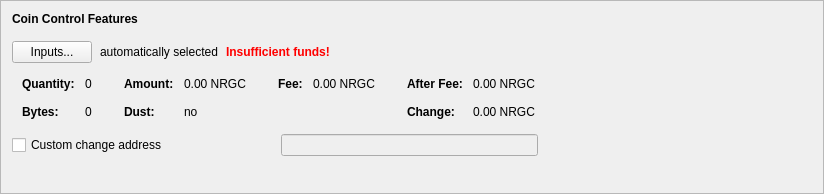
      <widget class="QFrame" name="frameCoinControl">
       <property name="sizePolicy">
        <sizepolicy hsizetype="Preferred" vsizetype="Fixed">
         <horstretch>0</horstretch>
         <verstretch>0</verstretch>
        </sizepolicy>
       </property>
       <property name="minimumSize">
        <size>
         <width>600</width>
         <height>194</height>
        </size>
       </property>
       <property name="frameShape">
        <enum>QFrame::StyledPanel</enum>
       </property>
       <property name="frameShadow">
        <enum>QFrame::Raised</enum>
       </property>
       <layout class="QVBoxLayout" name="verticalLayout_4">
        <item>
         <layout class="QVBoxLayout" name="verticalLayoutCoinControl" stretch="0,0,0,0,0">
          <property name="spacing">
           <number>0</number>
          </property>
          <property name="sizeConstraint">
           <enum>QLayout::SetDefaultConstraint</enum>
          </property>
          <property name="leftMargin">
           <number>0</number>
          </property>
          <property name="topMargin">
           <number>0</number>
          </property>
          <item>
           <layout class="QHBoxLayout" name="horizontalLayoutCoinControl1">
            <property name="bottomMargin">
             <number>15</number>
            </property>
            <item>
             <widget class="QLabel" name="labelCoinControlFeatures">
              <property name="sizePolicy">
               <sizepolicy hsizetype="Preferred" vsizetype="Maximum">
                <horstretch>0</horstretch>
                <verstretch>0</verstretch>
               </sizepolicy>
              </property>
              <property name="font">
               <font>
                <weight>75</weight>
                <bold>true</bold>
               </font>
              </property>
              <property name="styleSheet">
               <string notr="true">font-weight:bold;</string>
              </property>
              <property name="text">
               <string>Coin Control Features</string>
              </property>
             </widget>
            </item>
           </layout>
          </item>
          <item>
           <layout class="QHBoxLayout" name="horizontalLayoutCoinControl2" stretch="0,0,0,0">
            <property name="spacing">
             <number>8</number>
            </property>
            <property name="bottomMargin">
             <number>10</number>
            </property>
            <item>
             <widget class="QPushButton" name="pushButtonCoinControl">
              <property name="styleSheet">
               <string notr="true"/>
              </property>
              <property name="text">
               <string>Inputs...</string>
              </property>
              <property name="autoDefault">
               <bool>false</bool>
              </property>
             </widget>
            </item>
            <item>
             <widget class="QLabel" name="labelCoinControlAutomaticallySelected">
              <property name="text">
               <string>automatically selected</string>
              </property>
              <property name="margin">
               <number>5</number>
              </property>
             </widget>
            </item>
            <item>
             <widget class="QLabel" name="labelCoinControlInsuffFunds">
              <property name="font">
               <font>
                <weight>75</weight>
                <bold>true</bold>
               </font>
              </property>
              <property name="styleSheet">
               <string notr="true">color:red;font-weight:bold;</string>
              </property>
              <property name="text">
               <string>Insufficient funds!</string>
              </property>
              <property name="margin">
               <number>5</number>
              </property>
             </widget>
            </item>
            <item>
             <spacer name="horizontalSpacerCoinControl">
              <property name="orientation">
               <enum>Qt::Horizontal</enum>
              </property>
              <property name="sizeHint" stdset="0">
               <size>
                <width>40</width>
                <height>1</height>
               </size>
              </property>
             </spacer>
            </item>
           </layout>
          </item>
          <item>
           <widget class="QWidget" name="widgetCoinControl" native="true">
            <property name="sizePolicy">
             <sizepolicy hsizetype="Preferred" vsizetype="Preferred">
              <horstretch>0</horstretch>
              <verstretch>0</verstretch>
             </sizepolicy>
            </property>
            <property name="minimumSize">
             <size>
              <width>0</width>
              <height>0</height>
             </size>
            </property>
            <property name="styleSheet">
             <string notr="true"/>
            </property>
            <layout class="QHBoxLayout" name="horizontalLayoutCoinControl5">
             <property name="leftMargin">
              <number>0</number>
             </property>
             <property name="topMargin">
              <number>0</number>
             </property>
             <property name="rightMargin">
              <number>0</number>
             </property>
             <property name="bottomMargin">
              <number>0</number>
             </property>
             <item>
              <layout class="QHBoxLayout" name="horizontalLayoutCoinControl3" stretch="0,0,0,1">
               <property name="spacing">
                <number>20</number>
               </property>
               <property name="topMargin">
                <number>0</number>
               </property>
               <property name="bottomMargin">
                <number>10</number>
               </property>
               <item>
                <layout class="QFormLayout" name="formLayoutCoinControl1">
                 <property name="horizontalSpacing">
                  <number>10</number>
                 </property>
                 <property name="verticalSpacing">
                  <number>14</number>
                 </property>
                 <property name="leftMargin">
                  <number>10</number>
                 </property>
                 <property name="topMargin">
                  <number>4</number>
                 </property>
                 <property name="rightMargin">
                  <number>6</number>
                 </property>
                 <item row="0" column="0">
                  <widget class="QLabel" name="labelCoinControlQuantityText">
                   <property name="font">
                    <font>
                     <weight>75</weight>
                     <bold>true</bold>
                    </font>
                   </property>
                   <property name="text">
                    <string>Quantity:</string>
                   </property>
                   <property name="margin">
                    <number>0</number>
                   </property>
                  </widget>
                 </item>
                 <item row="0" column="1">
                  <widget class="QLabel" name="labelCoinControlQuantity">
                   <property name="cursor">
                    <cursorShape>IBeamCursor</cursorShape>
                   </property>
                   <property name="contextMenuPolicy">
                    <enum>Qt::ActionsContextMenu</enum>
                   </property>
                   <property name="text">
                    <string notr="true">0</string>
                   </property>
                   <property name="margin">
                    <number>0</number>
                   </property>
                   <property name="textInteractionFlags">
                    <set>Qt::LinksAccessibleByMouse|Qt::TextSelectableByKeyboard|Qt::TextSelectableByMouse</set>
                   </property>
                  </widget>
                 </item>
                 <item row="1" column="0">
                  <widget class="QLabel" name="labelCoinControlBytesText">
                   <property name="font">
                    <font>
                     <weight>75</weight>
                     <bold>true</bold>
                    </font>
                   </property>
                   <property name="text">
                    <string>Bytes:</string>
                   </property>
                  </widget>
                 </item>
                 <item row="1" column="1">
                  <widget class="QLabel" name="labelCoinControlBytes">
                   <property name="cursor">
                    <cursorShape>IBeamCursor</cursorShape>
                   </property>
                   <property name="contextMenuPolicy">
                    <enum>Qt::ActionsContextMenu</enum>
                   </property>
                   <property name="text">
                    <string notr="true">0</string>
                   </property>
                   <property name="textInteractionFlags">
                    <set>Qt::LinksAccessibleByMouse|Qt::TextSelectableByKeyboard|Qt::TextSelectableByMouse</set>
                   </property>
                  </widget>
                 </item>
                </layout>
               </item>
               <item>
                <layout class="QFormLayout" name="formLayoutCoinControl2">
                 <property name="horizontalSpacing">
                  <number>10</number>
                 </property>
                 <property name="verticalSpacing">
                  <number>14</number>
                 </property>
                 <property name="leftMargin">
                  <number>6</number>
                 </property>
                 <property name="topMargin">
                  <number>4</number>
                 </property>
                 <property name="rightMargin">
                  <number>6</number>
                 </property>
                 <item row="0" column="0">
                  <widget class="QLabel" name="labelCoinControlAmountText">
                   <property name="font">
                    <font>
                     <weight>75</weight>
                     <bold>true</bold>
                    </font>
                   </property>
                   <property name="text">
                    <string>Amount:</string>
                   </property>
                   <property name="margin">
                    <number>0</number>
                   </property>
                  </widget>
                 </item>
                 <item row="0" column="1">
                  <widget class="QLabel" name="labelCoinControlAmount">
                   <property name="cursor">
                    <cursorShape>IBeamCursor</cursorShape>
                   </property>
                   <property name="contextMenuPolicy">
                    <enum>Qt::ActionsContextMenu</enum>
                   </property>
                   <property name="text">
                    <string notr="true">0.00 NRGC</string>
                   </property>
                   <property name="textInteractionFlags">
                    <set>Qt::LinksAccessibleByMouse|Qt::TextSelectableByKeyboard|Qt::TextSelectableByMouse</set>
                   </property>
                  </widget>
                 </item>
                 <item row="1" column="0">
                  <widget class="QLabel" name="labelCoinControlLowOutputText">
                   <property name="font">
                    <font>
                     <weight>75</weight>
                     <bold>true</bold>
                    </font>
                   </property>
                   <property name="text">
                    <string>Dust:</string>
                   </property>
                  </widget>
                 </item>
                 <item row="1" column="1">
                  <widget class="QLabel" name="labelCoinControlLowOutput">
                   <property name="cursor">
                    <cursorShape>IBeamCursor</cursorShape>
                   </property>
                   <property name="contextMenuPolicy">
                    <enum>Qt::ActionsContextMenu</enum>
                   </property>
                   <property name="text">
                    <string notr="true">no</string>
                   </property>
                   <property name="textInteractionFlags">
                    <set>Qt::LinksAccessibleByMouse|Qt::TextSelectableByKeyboard|Qt::TextSelectableByMouse</set>
                   </property>
                  </widget>
                 </item>
                </layout>
               </item>
               <item>
                <layout class="QFormLayout" name="formLayoutCoinControl3">
                 <property name="horizontalSpacing">
                  <number>10</number>
                 </property>
                 <property name="verticalSpacing">
                  <number>14</number>
                 </property>
                 <property name="leftMargin">
                  <number>6</number>
                 </property>
                 <property name="topMargin">
                  <number>4</number>
                 </property>
                 <property name="rightMargin">
                  <number>6</number>
                 </property>
                 <item row="0" column="0">
                  <widget class="QLabel" name="labelCoinControlFeeText">
                   <property name="font">
                    <font>
                     <weight>75</weight>
                     <bold>true</bold>
                    </font>
                   </property>
                   <property name="text">
                    <string>Fee:</string>
                   </property>
                   <property name="margin">
                    <number>0</number>
                   </property>
                  </widget>
                 </item>
                 <item row="0" column="1">
                  <widget class="QLabel" name="labelCoinControlFee">
                   <property name="cursor">
                    <cursorShape>IBeamCursor</cursorShape>
                   </property>
                   <property name="contextMenuPolicy">
                    <enum>Qt::ActionsContextMenu</enum>
                   </property>
                   <property name="text">
                    <string notr="true">0.00 NRGC</string>
                   </property>
                   <property name="textInteractionFlags">
                    <set>Qt::LinksAccessibleByMouse|Qt::TextSelectableByKeyboard|Qt::TextSelectableByMouse</set>
                   </property>
                  </widget>
                 </item>
                </layout>
               </item>
               <item>
                <layout class="QFormLayout" name="formLayoutCoinControl4">
                 <property name="horizontalSpacing">
                  <number>10</number>
                 </property>
                 <property name="verticalSpacing">
                  <number>14</number>
                 </property>
                 <property name="leftMargin">
                  <number>6</number>
                 </property>
                 <property name="topMargin">
                  <number>4</number>
                 </property>
                 <property name="rightMargin">
                  <number>6</number>
                 </property>
                 <item row="0" column="0">
                  <widget class="QLabel" name="labelCoinControlAfterFeeText">
                   <property name="font">
                    <font>
                     <weight>75</weight>
                     <bold>true</bold>
                    </font>
                   </property>
                   <property name="text">
                    <string>After Fee:</string>
                   </property>
                   <property name="margin">
                    <number>0</number>
                   </property>
                  </widget>
                 </item>
                 <item row="0" column="1">
                  <widget class="QLabel" name="labelCoinControlAfterFee">
                   <property name="cursor">
                    <cursorShape>IBeamCursor</cursorShape>
                   </property>
                   <property name="contextMenuPolicy">
                    <enum>Qt::ActionsContextMenu</enum>
                   </property>
                   <property name="text">
                    <string notr="true">0.00 NRGC</string>
                   </property>
                   <property name="textInteractionFlags">
                    <set>Qt::LinksAccessibleByMouse|Qt::TextSelectableByKeyboard|Qt::TextSelectableByMouse</set>
                   </property>
                  </widget>
                 </item>
                 <item row="1" column="0">
                  <widget class="QLabel" name="labelCoinControlChangeText">
                   <property name="font">
                    <font>
                     <weight>75</weight>
                     <bold>true</bold>
                    </font>
                   </property>
                   <property name="text">
                    <string>Change:</string>
                   </property>
                  </widget>
                 </item>
                 <item row="1" column="1">
                  <widget class="QLabel" name="labelCoinControlChange">
                   <property name="cursor">
                    <cursorShape>IBeamCursor</cursorShape>
                   </property>
                   <property name="contextMenuPolicy">
                    <enum>Qt::ActionsContextMenu</enum>
                   </property>
                   <property name="text">
                    <string notr="true">0.00 NRGC</string>
                   </property>
                   <property name="textInteractionFlags">
                    <set>Qt::LinksAccessibleByMouse|Qt::TextSelectableByKeyboard|Qt::TextSelectableByMouse</set>
                   </property>
                  </widget>
                 </item>
                </layout>
               </item>
              </layout>
             </item>
            </layout>
           </widget>
          </item>
          <item>
           <layout class="QHBoxLayout" name="horizontalLayoutCoinControl4" stretch="0,0,0">
            <property name="spacing">
             <number>12</number>
            </property>
            <property name="sizeConstraint">
             <enum>QLayout::SetDefaultConstraint</enum>
            </property>
            <property name="topMargin">
             <number>5</number>
            </property>
            <property name="rightMargin">
             <number>5</number>
            </property>
            <item>
             <widget class="QCheckBox" name="checkBoxCoinControlChange">
              <property name="toolTip">
               <string>If this is activated, but the change address is empty or invalid, change will be sent to a newly generated address.</string>
              </property>
              <property name="text">
               <string>Custom change address</string>
              </property>
             </widget>
            </item>
            <item>
             <widget class="QValidatedLineEdit" name="lineEditCoinControlChange">
              <property name="enabled">
               <bool>false</bool>
              </property>
              <property name="sizePolicy">
               <sizepolicy hsizetype="Ignored" vsizetype="Fixed">
                <horstretch>0</horstretch>
                <verstretch>0</verstretch>
               </sizepolicy>
              </property>
             </widget>
            </item>
            <item>
             <widget class="QLabel" name="labelCoinControlChangeLabel">
              <property name="sizePolicy">
               <sizepolicy hsizetype="Preferred" vsizetype="Expanding">
                <horstretch>0</horstretch>
                <verstretch>0</verstretch>
               </sizepolicy>
              </property>
              <property name="minimumSize">
               <size>
                <width>0</width>
                <height>0</height>
               </size>
              </property>
              <property name="text">
               <string/>
              </property>
              <property name="margin">
               <number>3</number>
              </property>
             </widget>
            </item>
           </layout>
          </item>
          <item>
           <spacer name="verticalSpacerCoinControl">
            <property name="orientation">
             <enum>Qt::Vertical</enum>
            </property>
            <property name="sizeType">
             <enum>QSizePolicy::Expanding</enum>
            </property>
            <property name="sizeHint" stdset="0">
             <size>
              <width>800</width>
              <height>1</height>
             </size>
            </property>
           </spacer>
          </item>
         </layout>
        </item>
       </layout>
      </widget>
